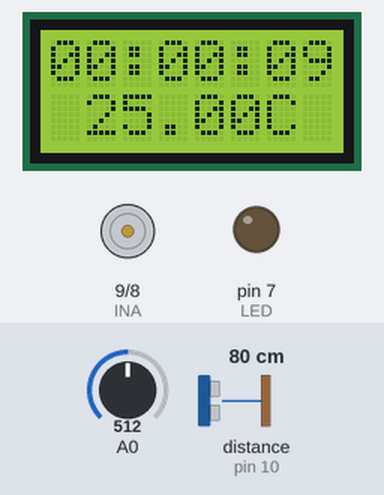
The sketch below on a simulated Arduino Uno, built with avr-gcc and run on an emulated ATmega328P. On the bench: 8×2 character LCD, motor-driver pin pairs drawn as motors (green arrow = first pin HIGH = forward, orange = second pin HIGH = backward, longer = more drive), output pins drawn as LEDs (lit = HIGH). Wiring (inferred from the names in the program): ultrasonic range finder: trigger pin 6; echo pin 10. The test bench sets the inputs (shaded band); at power-on: distance to the obstacle (sensor on pin 10) 80 cm, A0 = 512. The echo pulse lasts 58.3 µs per cm; pins used as bus, display or sensor lines are not drawn; what the sketch prints to the serial monitor is not drawn.

Above: at 1.2 s.
1.3 s: distance to the obstacle (sensor on pin 10) set to 13 cm
3.5 s: distance to the obstacle (sensor on pin 10) set to 10 cm
At 4.7 s:
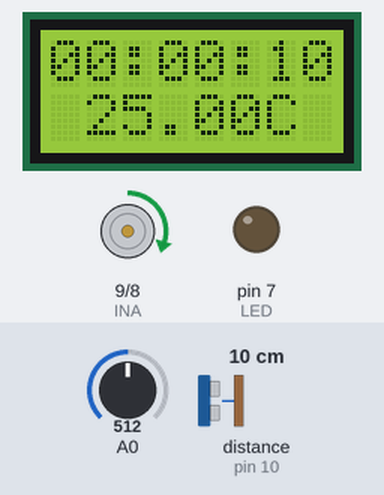
5.5 s: A0 set to 500
At 7.4 s:
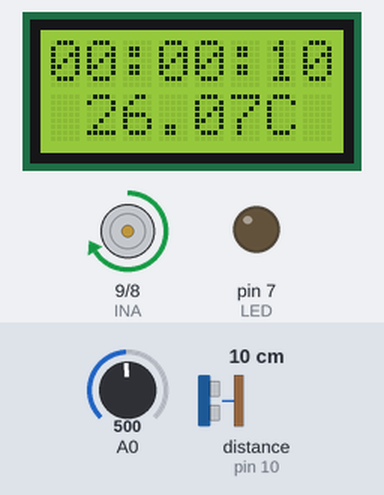
8.6 s: A0 set to 716
At 11.3 s:
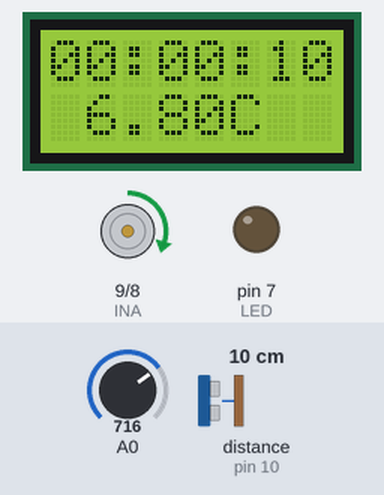
11.6 s: distance to the obstacle (sensor on pin 10) set to 18 cm
At 12.9 s:
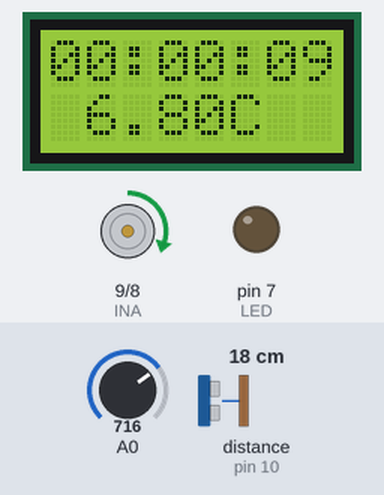
14.6 s: distance to the obstacle (sensor on pin 10) set to 2 cm
At 16.3 s:
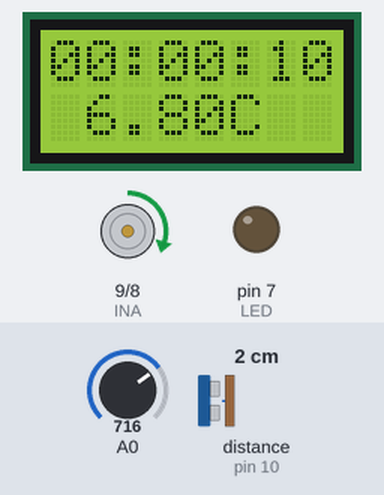
Timing chart, 0 to 17.6 s (numbered marks = the images above; inputs shaded):
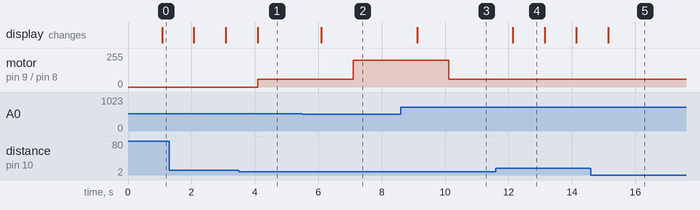

Measured:
- the behaviour switches between 12 and 11 cm on distance to the obstacle (sensor on pin 10) (found by bisection; images 0 and 1)
- the behaviour switches between 512 and 511 on A0 (found by bisection; images 1 and 2)
- after the input at 3.5 s, motor on pin 9 (INA) / pin 8 (INB): stopped → forward 60/255 after 0.59 s
- after the input at 5.5 s, motor on pin 9 (INA) / pin 8 (INB): forward 60/255 → forward 200/255 after 1.6 s; the display: changes after 0.60 s (image 2)
- after the input at 8.6 s, motor on pin 9 (INA) / pin 8 (INB): forward 200/255 → forward 60/255 after 1.5 s; the display: changes after 0.52 s (image 3)
- after the input at 11.6 s, the display: changes after 0.53 s (image 4)
- what the display in image 4 shows lasts 1.0 s, from 12.1 s to 13.1 s

The sketch:

mart_electric_fan.ino
```cpp
#include<LiquidCrystal.h>
#include<MsTimer2.h>
#define TRIG_PIN 6
#define ECHO_PIN 10


int INA = 9;
int INB = 8;
int LED = 7;


LiquidCrystal lcd(12, 11, 5, 4, 3, 2);

double R1=10000.0;
double V_IN =5.0;
double A = 0.001129148;
double B= 0.000234125;
double C = 0.0000000876741;
double adcRaw;
double Vout;
double R_th;
double kelvin;
double celsius;
unsigned char moterPwm;
int stop1=0;
unsigned char count;
unsigned char seconds;
unsigned char seconds2;
unsigned char minutes;
unsigned char hours;
boolean ledState=0;


void setup() {
  lcd.begin(8,2);
 lcd.setCursor(0,0);
  pinMode(TRIG_PIN, OUTPUT);
  pinMode(ECHO_PIN, INPUT);
  pinMode(INA,OUTPUT);
  pinMode(INB,OUTPUT);
  pinMode(LED,OUTPUT);
  Serial.begin(9600);
  moterPwm=10;

  MsTimer2::set(10,clock);
  MsTimer2::start();

}

void loop() {

   adcRaw = analogRead(0);
 Vout = adcRaw /1024 * V_IN;
 R_th = (R1 * Vout) / (V_IN - Vout);
 kelvin = SteinhartHart(R_th);
 celsius = kelvin - 273.15;

  lcd.setCursor(0,0);
 displayDigits(hours);
 displayDigits(minutes);
 displayDigits(seconds);
 printTemp(celsius);
 delay(1000);
int distance = 0;

digitalWrite(TRIG_PIN,HIGH);
delayMicroseconds(500);
digitalWrite(TRIG_PIN,LOW);
distance = pulseIn(ECHO_PIN,HIGH)/58.2;
Serial.print("distance:"+(String)distance);
Serial.println("cm");

 if(distance <= 10) {
    abc();
 }

 else {
  if(seconds2<=10){
    seconds = 10 - seconds2;
   if(seconds<=3)
      digitalWrite(LED,HIGH);

  }

  else {
    seconds=0;
     digitalWrite(INA,LOW);
      digitalWrite(INB,LOW);
      digitalWrite(LED,LOW);
  }

 }


 //delay(200);

}

void displayDigits(int digits) {
  if(digits < 10) lcd.print('0');
  lcd.print(digits);
  lcd.print(":");
}

void clock() {
  count++;
  if(count == 100) {
    count = 0;
    seconds++;
    seconds2++;
    ledState = !ledState;
   // digitalWrite(14, ledState);

  }
  if(seconds == 60) {
    minutes++;
    seconds = 0;
    if(minutes == 60) {
      hours++;
      minutes = 0;
      if(hours == 24) {
        hours = 0;
      }
    }
  }
}

void abc(){
  seconds2=0;
  seconds = 10;
  minutes = 0;
   hours = 0;
  moterPwm += 5;
  if(celsius<25) moterPwm = 60;
  else moterPwm = 200;
  analogWrite(INA,moterPwm);
  analogWrite(INB,LOW);
  // digitalWrite(INA,HIGH);
  // digitalWrite(INB,LOW);
}
double SteinhartHart(double R)
{
  double logR = log(R);
  double logR3 = logR  *logR *logR ;
  return 1.0 / (A + B *logR + C *logR3);
}

void printTemp(double temp) {
  lcd.setCursor(1,1);
  lcd.print(temp);
  lcd.print("C ");
}
```
